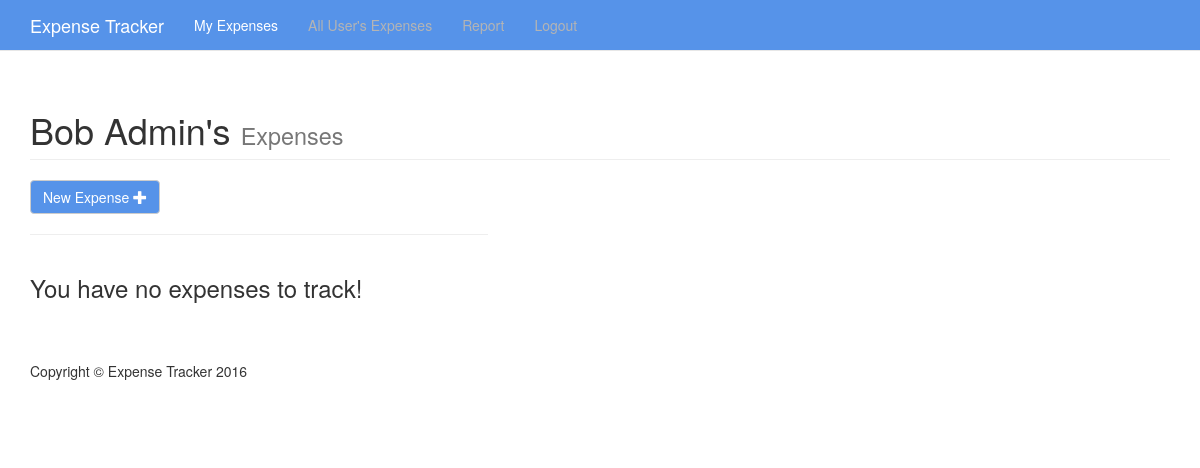
Page / (signed in) on the earlier database version.
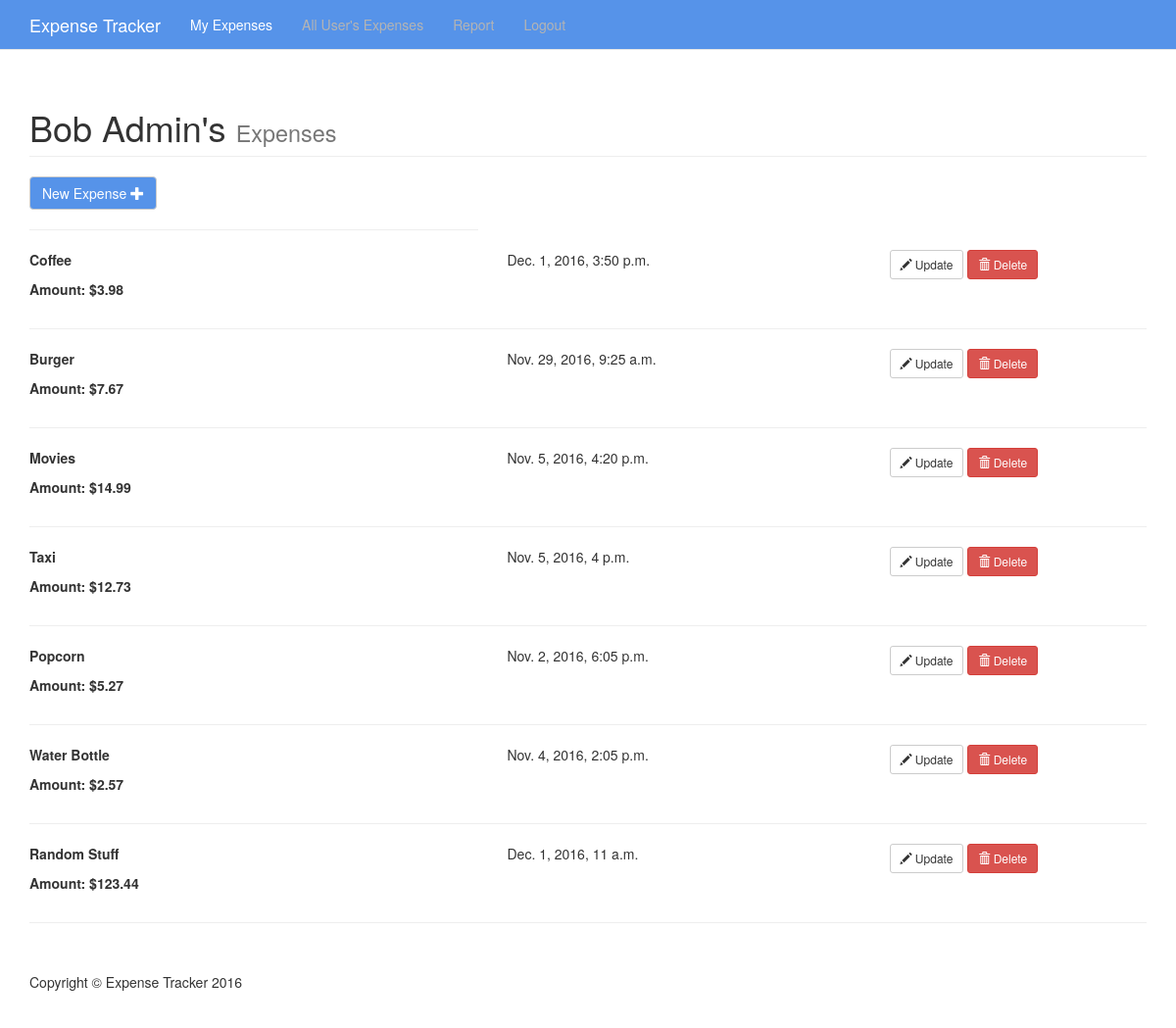
Same page on the later database version.
### tracker/models.py (models this page shows, shortened)
class Expense(models.Model):
	owner = models.ForeignKey(User, on_delete=models.CASCADE)
	date_time = models.DateTimeField(auto_now=False, auto_now_add=False)
	amount = models.DecimalField(max_digits=19, decimal_places=2)
	description = models.TextField()

### tracker/views.py (the view)
# urls.py: url(r'^$', views.index, name='index'),
@login_required(login_url='/signin/')
def index(request):
	context = {}
	user_expenses = Expense.objects.filter(owner=request.user)
	context['expenses'] = user_expenses
	return render(request, 'tracker/expenses.html', context)

### tracker/templates/tracker/expenses.html (shortened to what this page needs)
{% load static %}
<!DOCTYPE html>
<html lang="en">
<head>
  	<link rel="stylesheet" href="https://maxcdn.bootstrapcdn.com/bootstrap/3.3.7/css/bootstrap.min.css">
    <link href="{% static 'tracker/css/expenses.css' %}" rel="stylesheet">
    <link href="{% static 'tracker/css/jquery.simple-dtpicker.css' %}" rel="stylesheet">
</head>
<body>
    <nav class="navbar navbar-default navbar-fixed-top" role="navigation">
        <div class="container">
            <div class="navbar-header">
                <a class="navbar-brand" href="#">Expense Tracker</a>
            </div>
            <div class="collapse navbar-collapse" id="bs-example-navbar-collapse-1">
                <ul class="nav navbar-nav">
                    <li>
                        <a href="#" style="color: white" id="my_expenses_a" onclick="get_expenses('{% url 'get_expenses' %}', 'false', '{{ user.first_name }} ' + '{{ user.last_name }}' ,'{{ csrf_token }}')">My Expenses</a>
                    </li>
                    {% if user.is_staff %}
                    <li>
                        <a href="#" id="all_user_expenses_a" onclick="get_expenses('{% url 'get_expenses' %}', 'true', '{{ user.first_name }} ' + '{{ user.last_name }}', '{{ csrf_token }}')">All User's Expenses</a>
                    </li>
                    {% endif %}
                    <li>
                        <a href="/">Report</a>
                    </li>
                    <li>
                        <a href="/logout/">Logout</a>
                    </li>
                </ul>
            </div>
        </div>
    </nav>
    <div class="container">
        {% if user.is_authenticated %}
        <div class="row">
            <div class="col-lg-12" id="managing_page_header">
                <h1 class="page-header">{{ user.first_name }} {{user.last_name}}'s
                    <small>Expenses</small>
                </h1>
            </div>
            <div id='add_expense_div' class="col-md-5">
                <a class="btn btn-default" href="#" id='new_expense_btn' data-toggle="modal" data-target="#new_expense_modal">New Expense <span class="glyphicon glyphicon-plus"></span></a>
                <hr>
            </div>
        </div>
        {% if expenses %}
        <div id="expenses_div">
            {% for expense in expenses %}
            <div id="expense{{expense.id}}" class="row">
                <div class="col-md-5">
	                <p style="font-weight: bold">{{ expense.description }}</p>
                    <p style="font-weight: bold">Amount: ${{ expense.amount }}</p>
                </div>
                <div class="col-md-4">
                	{{ expense.date_time }}
                </div>
                {% block actions_buttons %}
                <div class="col-md-2">
	                <button type="button" class="btn btn-default btn-sm">
	  				<span class="glyphicon glyphicon-pencil" aria-hidden="true"></span> Update
					</button>
	                <button type="button" onclick="delete_expense({% url 'delete_expense' %}, 'expense{{expense.id}}', '{{ csrf_token }}')" class="btn btn-danger btn-sm">
	  				<span class="glyphicon glyphicon-trash" aria-hidden="true"></span> Delete
					</button>
				</div>
				{% endblock %}
            </div>
            <hr id="expense{{expense.id}}hr">
            {% endfor %}
        </div>
        {% else %}
        <div id='no_expense_div' class="row">
            <div class="col-md-5">
                <h3>You have no expenses to track!</h3>
            </div>
        </div>
        {% endif %}
        {% else %}
            <h3>Please Login First!</h3>
            <hr>
        {% endif %}
        <footer>
            <div class="row">
                <div class="col-lg-12">
                    <p>Copyright &copy; Expense Tracker 2016</p>
                </div>
            </div>
        </footer>
    </div>
</body>
</html>

### tracker/static/tracker/css/expenses.css (style rules this page uses)
body { padding-top: 70px; }
footer { margin: 50px 0; }
.navbar-default { background-color: #5693e9; border-color: #E7E7E7; }
.navbar-default .navbar-brand { color: white; }
.navbar-default .navbar-nav > li > a { color: #B4B4B4; }
#new_expense_btn { background-color: #5693e9; color: white; }

Differences in the rows shown:
added Expense: description "Coffee", amount "3.98", date_time "Dec. 1, 2016, 3:50 p.m."
added Expense: description "Burger", amount "7.67", date_time "Nov. 29, 2016, 9:25 a.m."
added Expense: description "Movies", amount "14.99", date_time "Nov. 5, 2016, 4:20 p.m."
added Expense: description "Taxi", amount "12.73", date_time "Nov. 5, 2016, 4 p.m."
added Expense: description "Popcorn", amount "5.27", date_time "Nov. 2, 2016, 6:05 p.m."
added Expense: description "Water Bottle", amount "2.57", date_time "Nov. 4, 2016, 2:05 p.m."
added Expense: description "Random Stuff", amount "123.44", date_time "Dec. 1, 2016, 11 a.m."
Other differences:
text no longer shown: "You have no expenses to track!"
